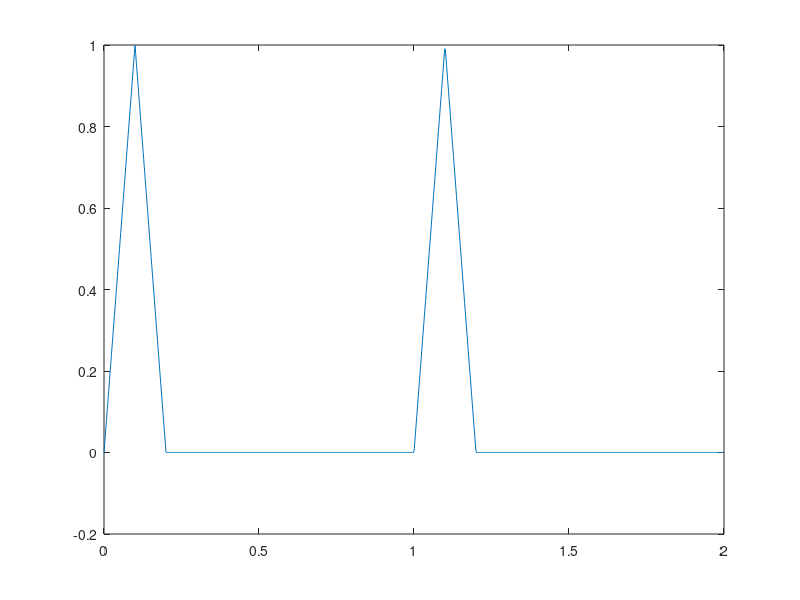

Here is the MATLAB script that generated this plot:
clear % clear all parameters
% Fourier series parameters
T=1; % period
Tp=0.2; % pulse width
t=linspace(0,2*T,1000); % time domain (as row vector)
N=10000; % number of Fourier coefficients (2N+1)
k=(-N:N)'; % discrete Fourier indices (as column vector)
omegak=2*pi*k/T; % discrete frequencies (as column vector)
% Rectangular wave
% Fourier coefficients (as column vector)
% Rektangel
%Xr=(1/T)*Tp*exp(-1i*omegak*Tp/2).*sin(omegak*Tp/2)./(omegak*Tp/2);
% Triangel
%Xr=-(1/T*Tp).*4.*(exp(-1i*omegak*Tp/2).*cos(omegak*Tp/2)-1)./(omegak).^2;
Xr = (-4/(T*Tp)).*exp(-1i*omegak*Tp/2).*(cos(omegak*Tp/2)-1)./(omegak.^2);
zeroindex=find(omegak==0); % Find index where omegak=0
% Rektangel
Xr(zeroindex)=(1/2*T)*Tp; % Place correct value at omegak=0
% TriRectangular functionangel
%Xr(zeroindex)=-4/(T*Tp); % Place correct value at omegak=0

%Xs(zeroindex)=0; % Place 0 at omegak=0
F=exp(1i*omegak*t); % Fourier matrix
xr=real(Xr.'*F); % Generate Fourier series in time domain
% Plot the result with correct time axis
figure(1)
plot(t,xr)
% Plot the Fourier coefficients (absolute value in dB)
%figure(2)
%plot(omegak,20*log10(abs(Xr)),'o')
%axis([omegak(1) omegak(end) -100 0])
% Fourier transform of rectangular pulse
%omega=linspace(omegak(1),omegak(end),1000); % Frequency at a dense grid
% Rektangel
%XrF=(1/T)*Tp*exp(-1i*omega*Tp/2).*sin(omega*Tp/2)./(omega*Tp/2);
% Triangel
%XrF=((-4/T*Tp)*(exp(-1i*omegak*Tp/2).*cos(omegak*Tp/2)-1))./(omegak).^2;
%zeroindex2=find(omega==0); % Find index where omega=0
%Rektangel
%XrF(zeroindex2)=(1/T)*Tp; % Place correct value at omega=0
% Triangel
%XrF(zeroindex2)=(-4*Tp)./T;
% Plot the Fourier transform together with the Fourier coefficients
%figure(2)
%hold on
%plot(omega,20*log10(abs(XrF)),'--')
%hold off